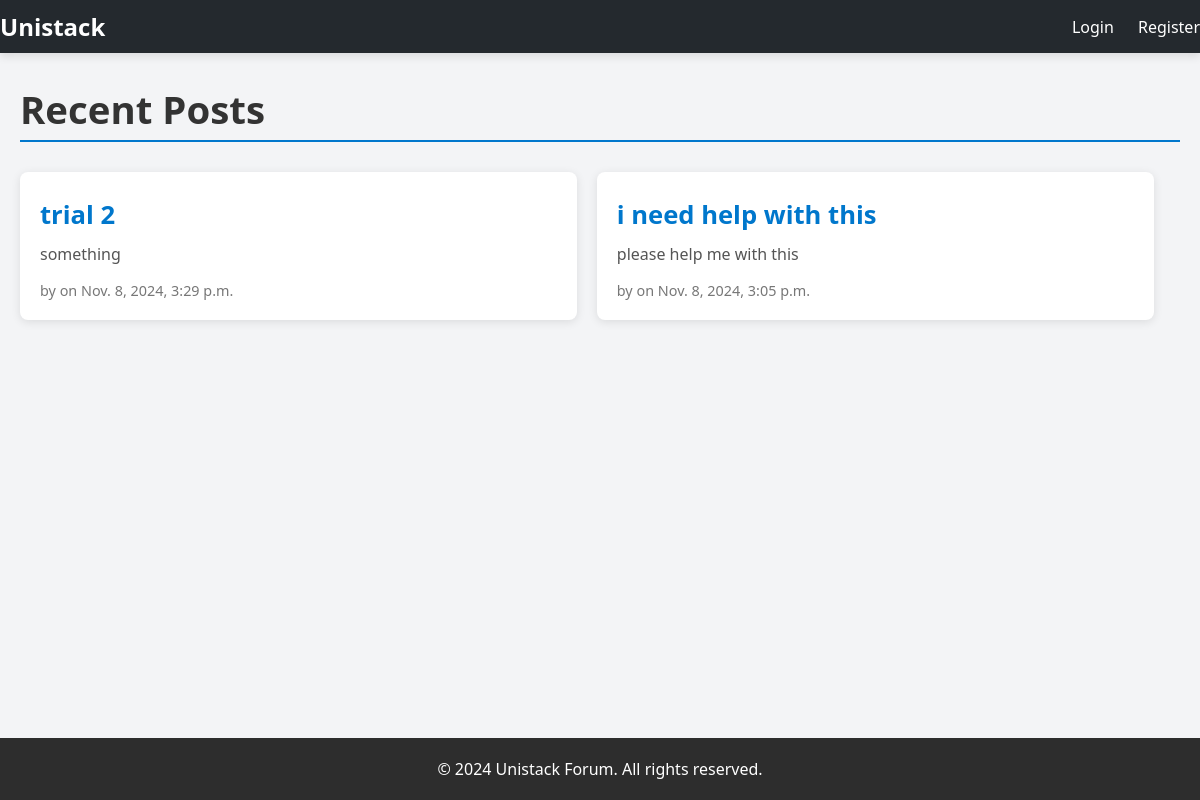
/, run on an earlier commit of the app's database.
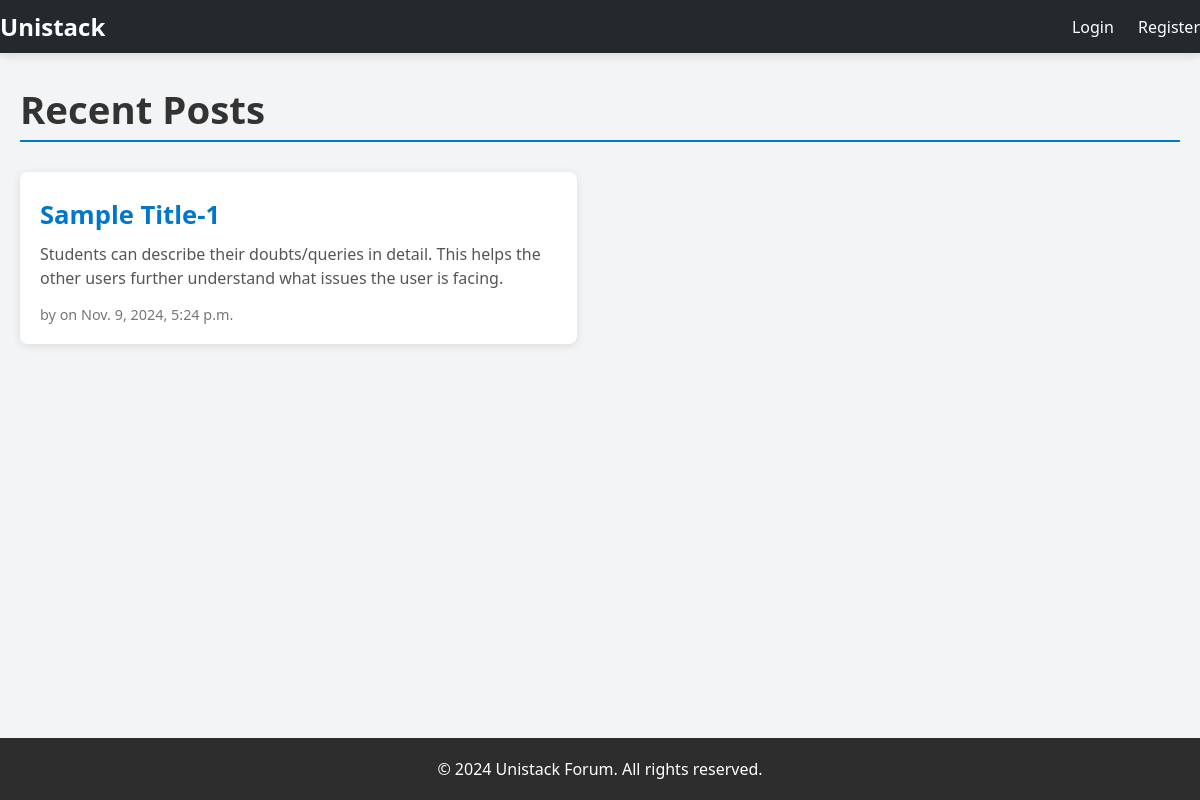
And on a later commit of the database.
### Unistack/models.py (models this page shows, shortened)
class Post(models.Model):
    user = models.ForeignKey(User, on_delete=models.CASCADE, null=True, blank=True)  # Allow null initially
    title = models.CharField(max_length=200)
    content = models.TextField()
    file = models.FileField(upload_to='uploads/', blank=True, null=True)
    created_at = models.DateTimeField(auto_now_add=True)

### Unistack/views.py (the view)
# urls.py: path('', views.home, name='home'),  # Home view for the root path
def home(request):
    posts = Post.objects.all().order_by('-created_at')  # Display posts in descending order by date
    return render(request, 'home.html', {'posts': posts})

### templates/home.html (shortened to what this page needs)
{% extends 'base.html' %}
{% block content %}
    <h2>Recent Posts</h2>
    <div class="content" style="display: flex; flex-wrap: wrap; gap: 20px;">
        {% for post in posts %}
            <div class="post-card">
                <h3><a href="{% url 'post_detail' post.id %}">{{ post.title }}</a></h3>
                <p>{{ post.content|truncatewords:30 }}</p>
                <div class="meta">
                    <span>by {{ post.user.username }} on {{ post.created_at }}</span>
                </div>
            </div>
        {% empty %}
            <p>No posts available yet.</p>
        {% endfor %}
    </div>
{% endblock %}

### templates/base.html (shortened to what this page needs)
<!DOCTYPE html>
<html lang="en">
<head>
</head>
<body>
    <header>
        <nav>
            <div class="logo">
                <a href="{% url 'home' %}" class="logo">Unistack</a>
            </div>
            <div class="user-links">
                {% if user.is_authenticated %}
                    <a href="{% url 'create_post' %}">Create Post</a>
                    <a href="{% url 'logout' %}">Logout</a>
                {% else %}
                    <a href="{% url 'login' %}">Login</a>
                    <a href="{% url 'register' %}">Register</a>
                {% endif %}
            </div>
        </nav>
    </header>
    <main>
        {% block content %}{% endblock %}
    </main>
    <footer>
        <p>&copy; 2024 Unistack Forum. All rights reserved.</p>
    </footer>
</body>
</html>

### templates/base.html (style rules this page uses)
* { margin: 0; padding: 0; box-sizing: border-box; }
body { font-family: 'Segoe UI', Tahoma, Geneva, Verdana, sans-serif; background-color: #f3f4f6; color: #333; }
header { background-color: #24292e; padding: 10px 0; box-shadow: 0 4px 8px rgba(0, 0, 0, 0.1); }
header nav { max-width: 1200px; margin: 0 auto; display: flex; justify-content: space-between; align-items: center; }
.logo { font-size: 1.5rem; font-weight: bold; color: #ffffff; text-decoration: none; }
.user-links a { color: #ffffff; text-decoration: none; margin-left: 20px; font-size: 1rem; transition: color 0.3s ease; }
main { max-width: 1200px; margin: 30px auto; padding: 0 20px; }
h2 { font-size: 2.4rem; color: #333; margin-bottom: 20px; border-bottom: 2px solid #0077cc; padding-bottom: 5px; }
.content { display: flex; flex-wrap: wrap; gap: 20px; }
.post-card { background-color: #fff; border-radius: 8px; box-shadow: 0 4px 10px rgba(0, 0, 0, 0.1); width: 48%; padding: 20px; transition: transform 0.3s ease, box-shadow 0.3s ease; }
.post-card h3 { font-size: 1.8rem; color: #333; margin-bottom: 10px; }
.post-card p { font-size: 1rem; color: #555; margin-bottom: 10px; line-height: 1.5; }
.post-card .meta { font-size: 0.9rem; color: #777; margin-top: 15px; }
.post-card a { color: #0077cc; text-decoration: none; font-weight: bold; }
footer { position: fixed; bottom: 0; left: 0; width: 100%; background-color: #2d2d2d; color: #fff; padding: 20px; text-align: center; }
.post-card a { color: #0077cc; font-weight: bold; text-decoration: none; display: inline-block; margin-top: 5px; }

### templates/home.html (style rules this page uses)
.post-card { background-color: #fff; border-radius: 8px; box-shadow: 0 2px 10px rgba(0, 0, 0, 0.1); width: 48%; padding: 20px; transition: transform 0.3s ease; cursor: pointer; margin: 10px 0; }
.post-card h3 { font-size: 1.6rem; color: #333; margin-bottom: 10px; }
.post-card p { font-size: 1rem; color: #555; margin-bottom: 10px; }
.post-card .meta { font-size: 0.9rem; color: #777; }
.post-card a { color: #0077cc; text-decoration: none; }

What changed in the data, as far as the page shows it:
removed Post: title "trial 2", content "something", created_at "Nov. 8, 2024, 3:29 p.m."
removed Post: title "i need help with this", content "please help me with this", created_at "Nov. 8, 2024, 3:05 p.m."
added Post: title "Sample Title-1", content "Students can describe their doubts/queries in detail. This helps the other users further understand what issues the user is facing.", created_at "Nov. 9, 2024, 5:24 p.m."
